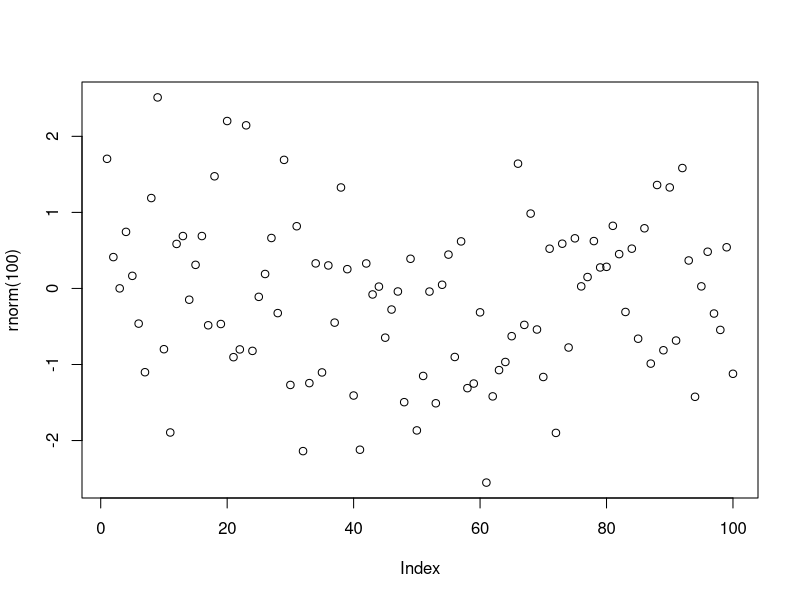
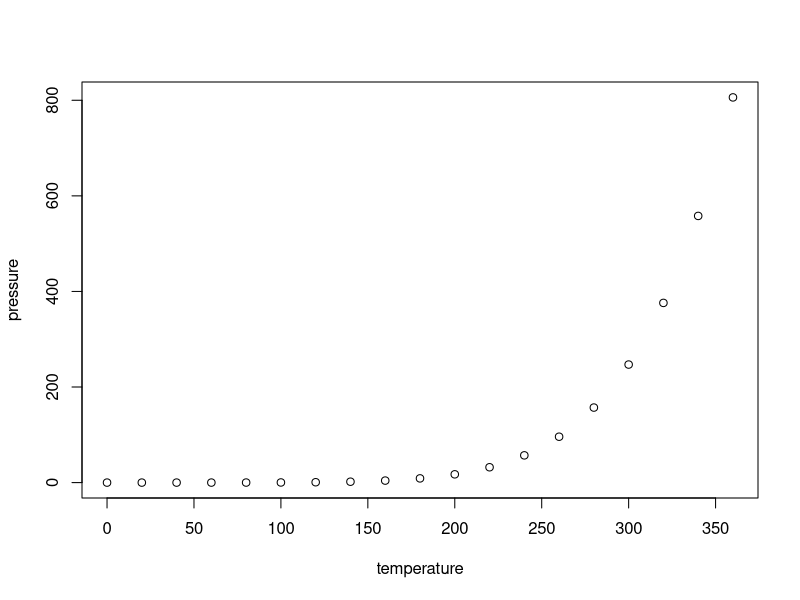

Source code (R) for these figures, in order:
## ---- chunk 1
knitr::opts_chunk$set(
  collapse = TRUE,
  comment = "#>",
  fig.path = "man/figures/README-",
  out.width = "100%"
)
## ---- chunk 2
plot(rnorm(100))  # put in examples of the code here
## ---- chunk 3
plot(pressure)
